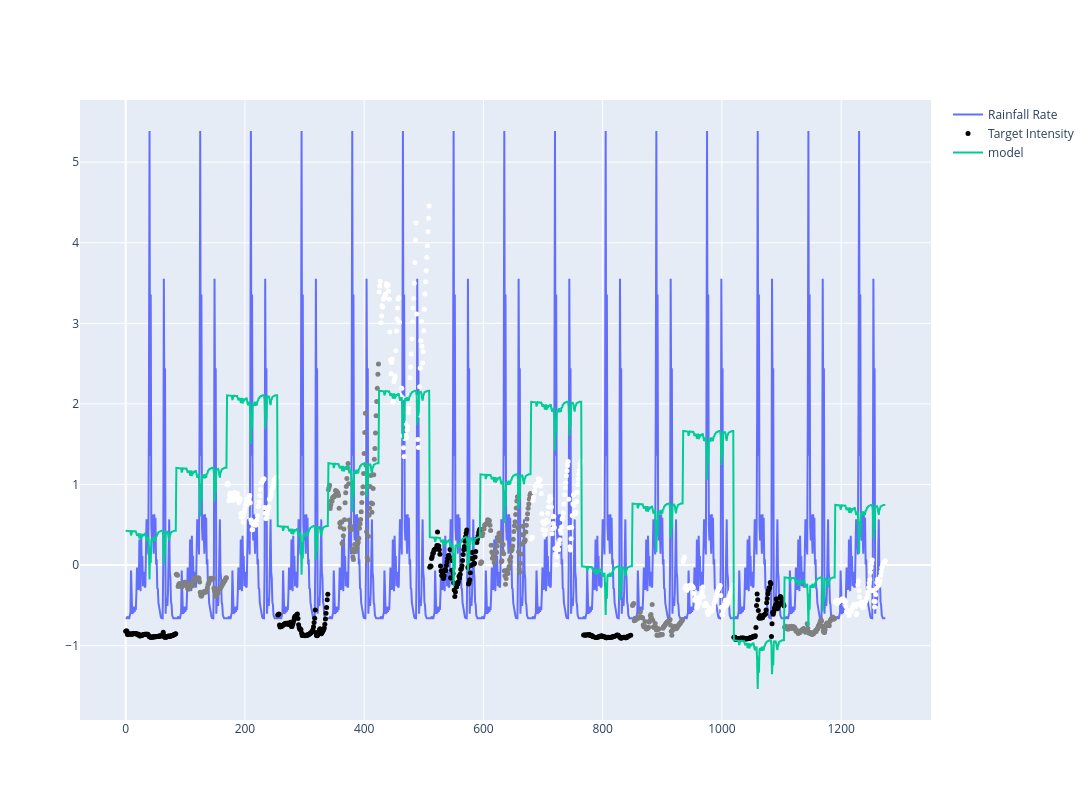

The code cell stored with this chart in its notebook:
### Code cell
def model_func(X, a1, a2, a3, b, c):
    r, color, rainrate = X
    return (
        # a[0] * np.exp(-a[1] * X[r]) * b * X[color] + c * X[rainrate] # [0.34, 0.077]
        (a1 * X[r] ** 2 + a2 * X[r] + a3) + (b * X[color]) + (c * X[rainrate])
    )  # a[0] + a[1] * X[r] + a[2] * X[r] ** 2 // [0.095, 0.031, -0.00124]


# plot_data = regression_data[(regression_data["color"] == "white")]
plot_data = regression_data.reset_index(names="timestamp")

fig = go.Figure()
fig.add_trace(
    go.Scatter(
        x=plot_data.index,
        y=plot_data["precipitation.intensity_hour_shifted"],
        mode="lines",
        name="Rainfall Rate",
    )
)
fig.add_trace(
    go.Scatter(
        x=plot_data.index,
        y=plot_data["intensity"],
        mode="markers",
        name="Target Intensity",
        text=plot_data["target"],
        marker=dict(size=5, color=plot_data["color"]),
    )
)
fig.add_trace(
    go.Scatter(
        x=plot_data.index,
        y=model_func(
            plot_data[["range", "reflectivity", "precipitation.intensity_hour_shifted"]],
            -0.0013278910543705607,
            0.03455791702900116,
            0.07516002756790159,
            2,
            -0.1,
        ),
        mode="lines",
        name="model",
    )
)
fig.update_layout(height=800, width=1600)

### Figure 1 — Plotly figure (JSON) as saved in the notebook; plotly's stock layout.template omitted (floating-point values rounded to 4 significant figures; data arrays with more than 128 entries replaced by an {"elided": "..."} marker saying what was removed)
{"data": [{"mode": "lines", "name": "Rainfall Rate", "type": "scatter", "x": {"elided": "1275 int values"}, "y": {"elided": "1275 float values"}}, {"marker": {"color": {"elided": "1275 str values"}, "size": 5}, "mode": "markers", "name": "Target Intensity", "text": {"elided": "1275 str values"}, "type": "scatter", "x": {"elided": "1275 int values"}, "y": {"elided": "1275 float values"}}, {"mode": "lines", "name": "model", "type": "scatter", "x": {"elided": "1275 int values"}, "y": {"elided": "1275 float values"}}], "layout": {"height": 800, "width": 1600}}
